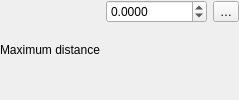
                          <widget class="QFrame" name="mPlacementMaximumDistanceFrame">
                           <property name="frameShape">
                            <enum>QFrame::Shape::NoFrame</enum>
                           </property>
                           <property name="frameShadow">
                            <enum>QFrame::Shadow::Raised</enum>
                           </property>
                           <layout class="QGridLayout" name="gridLayout_44" columnstretch="1,2">
                            <property name="leftMargin">
                             <number>0</number>
                            </property>
                            <property name="topMargin">
                             <number>0</number>
                            </property>
                            <property name="rightMargin">
                             <number>0</number>
                            </property>
                            <property name="bottomMargin">
                             <number>0</number>
                            </property>
                            <item row="1" column="1">
                             <widget class="QgsUnitSelectionWidget" name="mMaximumDistanceUnitWidget" native="true">
                              <property name="focusPolicy">
                               <enum>Qt::FocusPolicy::StrongFocus</enum>
                              </property>
                             </widget>
                            </item>
                            <item row="0" column="0" rowspan="2">
                             <widget class="QLabel" name="label_49">
                              <property name="text">
                               <string>Maximum distance</string>
                              </property>
                              <property name="alignment">
                               <set>Qt::AlignmentFlag::AlignLeading|Qt::AlignmentFlag::AlignLeft|Qt::AlignmentFlag::AlignVCenter</set>
                              </property>
                             </widget>
                            </item>
                            <item row="0" column="1">
                             <layout class="QHBoxLayout" name="horizontalLayout_18">
                              <item>
                               <widget class="QgsDoubleSpinBox" name="mMaximumDistanceSpnBx">
                                <property name="decimals">
                                 <number>4</number>
                                </property>
                                <property name="minimum">
                                 <double>-999999999.000000000000000</double>
                                </property>
                                <property name="maximum">
                                 <double>999999999.000000000000000</double>
                                </property>
                                <property name="singleStep">
                                 <double>0.100000000000000</double>
                                </property>
                               </widget>
                              </item>
                              <item>
                               <widget class="QgsPropertyOverrideButton" name="mMaximumDistanceDDBtn">
                                <property name="text">
                                 <string>…</string>
                                </property>
                               </widget>
                              </item>
                             </layout>
                            </item>
                           </layout>
                          </widget>
